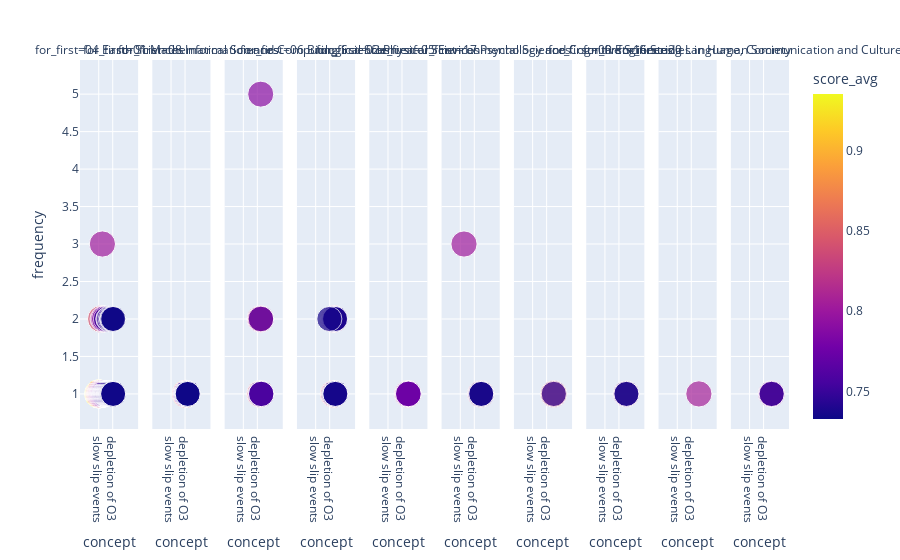

The notebook cell this image was saved under:
### Markdown cell above
PS if you don't have too many categories, try using the `facet_col` option to see results side-to-side

### Code cell
px.scatter(filtered_concepts, 
           x="concept", 
           y="frequency", 
           facet_col="for_first",
           height=600,
           color="score_avg", 
           size="score_avg")

### Figure 1 — Plotly figure (JSON) as saved in the notebook; plotly's stock layout.template omitted (floating-point values rounded to 4 significant figures; data arrays with more than 128 entries replaced by an {"elided": "..."} marker saying what was removed)
{"data": [{"hovertemplate": "for_first=04 Earth Sciences<br>concept=%{x}<br>frequency=%{y}<br>score_avg=%{marker.color}<extra></extra>", "legendgroup": "", "marker": {"color": {"elided": "131 float values"}, "coloraxis": "coloraxis", "size": {"elided": "131 float values"}, "sizemode": "area", "sizeref": 0.002338, "symbol": "circle"}, "mode": "markers", "name": "", "orientation": "v", "showlegend": false, "type": "scatter", "x": {"elided": "131 str values"}, "xaxis": "x", "y": {"elided": "131 int values"}, "yaxis": "y"}, {"hovertemplate": "for_first=01 Mathematical Sciences<br>concept=%{x}<br>frequency=%{y}<br>score_avg=%{marker.color}<extra></extra>", "legendgroup": "", "marker": {"color": [0.889, 0.857, 0.847, 0.843, 0.812, 0.802, 0.791, 0.786, 0.784, 0.776, 0.763, 0.763, 0.76, 0.749, 0.747, 0.738, 0.737, 0.735, 0.733], "coloraxis": "coloraxis", "size": [0.889, 0.857, 0.847, 0.843, 0.812, 0.802, 0.791, 0.786, 0.784, 0.776, 0.763, 0.763, 0.76, 0.749, 0.747, 0.738, 0.737, 0.735, 0.733], "sizemode": "area", "sizeref": 0.002338, "symbol": "circle"}, "mode": "markers", "name": "", "orientation": "v", "showlegend": false, "type": "scatter", "x": ["evolution of galaxies", "complex reflection groups", "active galactic nuclei", "supermassive black holes", "high-performance computing", "black holes", "reflection groups", "galactic nuclei", "galaxy clusters", "Orlik–Solomon algebra", "symmetric group", "software infrastructure", "differential geometry", "microlocal analysis", "future high-precision experiments", "matter science", "Coxeter groups", "chemical evolution modelling", "cluster spiral galaxies"], "xaxis": "x2", "y": [1, 1, 1, 1, 1, 1, 1, 1, 1, 1, 1, 1, 1, 1, 1, 1, 1, 1, 1], "yaxis": "y2"}, {"hovertemplate": "for_first=08 Information and Computing Sciences<br>concept=%{x}<br>frequency=%{y}<br>score_avg=%{marker.color}<extra></extra>", "legendgroup": "", "marker": {"color": [0.857, 0.827, 0.823, 0.821, 0.815, 0.792, 0.764, 0.762, 0.76, 0.759, 0.757], "coloraxis": "coloraxis", "size": [0.857, 0.827, 0.823, 0.821, 0.815, 0.792, 0.764, 0.762, 0.76, 0.759, 0.757], "sizemode": "area", "sizeref": 0.002338, "symbol": "circle"}, "mode": "markers", "name": "", "orientation": "v", "showlegend": false, "type": "scatter", "x": ["multiparty session types", "cyber-physical systems", "protocol description language", "high-end computing", "large-scale networking", "information technology research", "assurance methodology", "big data", "distributed system", "assertion language", "description language"], "xaxis": "x3", "y": [1, 2, 1, 2, 2, 5, 1, 2, 1, 1, 1], "yaxis": "y3"}, {"hovertemplate": "for_first=06 Biological Sciences<br>concept=%{x}<br>frequency=%{y}<br>score_avg=%{marker.color}<extra></extra>", "legendgroup": "", "marker": {"color": [0.854, 0.848, 0.848, 0.802, 0.793, 0.79, 0.779, 0.754, 0.75, 0.743, 0.743, 0.741, 0.738, 0.737, 0.737, 0.736, 0.736], "coloraxis": "coloraxis", "size": [0.854, 0.848, 0.848, 0.802, 0.793, 0.79, 0.779, 0.754, 0.75, 0.743, 0.743, 0.741, 0.738, 0.737, 0.737, 0.736, 0.736], "sizemode": "area", "sizeref": 0.002338, "symbol": "circle"}, "mode": "markers", "name": "", "orientation": "v", "showlegend": false, "type": "scatter", "x": ["ecosystem model", "meiofaunal biodiversity", "Western Channel Observatory", "estuarine ecosystems", "meiofaunal communities", "gene models", "wild populations", "biodiversity-ecosystem functioning", "faunal species richness", "important estuarine species", "natural populations", "sustainable management strategies", "hydrodynamic-ecosystem model", "global human activities", "marine environment", "genome sequence", "global environment change"], "xaxis": "x4", "y": [1, 2, 1, 2, 2, 1, 1, 2, 2, 2, 1, 1, 1, 2, 2, 1, 1], "yaxis": "y4"}, {"hovertemplate": "for_first=02 Physical Sciences<br>concept=%{x}<br>frequency=%{y}<br>score_avg=%{marker.color}<extra></extra>", "legendgroup": "", "marker": {"color": [0.848, 0.826, 0.788, 0.782, 0.782, 0.773], "coloraxis": "coloraxis", "size": [0.848, 0.826, 0.788, 0.782, 0.782, 0.773], "sizemode": "area", "sizeref": 0.002338, "symbol": "circle"}, "mode": "markers", "name": "", "orientation": "v", "showlegend": false, "type": "scatter", "x": ["stellar surface inhomogeneities", "host star", "magnetic field", "stellar surface", "stellar lines", "dynamical history"], "xaxis": "x5", "y": [1, 1, 1, 1, 1, 1], "yaxis": "y5"}, {"hovertemplate": "for_first=05 Environmental Sciences<br>concept=%{x}<br>frequency=%{y}<br>score_avg=%{marker.color}<extra></extra>", "legendgroup": "", "marker": {"color": [0.847, 0.803, 0.801, 0.755, 0.735, 0.735], "coloraxis": "coloraxis", "size": [0.847, 0.803, 0.801, 0.755, 0.735, 0.735], "sizemode": "area", "sizeref": 0.002338, "symbol": "circle"}, "mode": "markers", "name": "", "orientation": "v", "showlegend": false, "type": "scatter", "x": ["ocean acidification", "sea level rise", "ocean chemistry", "different CO2 emission scenarios", "effects of OA", "CO2 emission scenarios"], "xaxis": "x6", "y": [1, 3, 1, 1, 1, 1], "yaxis": "y6"}, {"hovertemplate": "for_first=17 Psychology and Cognitive Sciences<br>concept=%{x}<br>frequency=%{y}<br>score_avg=%{marker.color}<extra></extra>", "legendgroup": "", "marker": {"color": [0.841, 0.744], "coloraxis": "coloraxis", "size": [0.841, 0.744], "sizemode": "area", "sizeref": 0.002338, "symbol": "circle"}, "mode": "markers", "name": "", "orientation": "v", "showlegend": false, "type": "scatter", "x": ["cognitive control", "cognitive robotics research"], "xaxis": "x7", "y": [1, 1], "yaxis": "y7"}, {"hovertemplate": "for_first=09 Engineering<br>concept=%{x}<br>frequency=%{y}<br>score_avg=%{marker.color}<extra></extra>", "legendgroup": "", "marker": {"color": [0.819, 0.746, 0.735], "coloraxis": "coloraxis", "size": [0.819, 0.746, 0.735], "sizemode": "area", "sizeref": 0.002338, "symbol": "circle"}, "mode": "markers", "name": "", "orientation": "v", "showlegend": false, "type": "scatter", "x": ["Brillouin optical time domain reflectometer", "fiber optic technology", "optics technology"], "xaxis": "x8", "y": [1, 1, 1], "yaxis": "y8"}, {"hovertemplate": "for_first=16 Studies in Human Society<br>concept=%{x}<br>frequency=%{y}<br>score_avg=%{marker.color}<extra></extra>", "legendgroup": "", "marker": {"color": [0.807], "coloraxis": "coloraxis", "size": [0.807], "sizemode": "area", "sizeref": 0.002338, "symbol": "circle"}, "mode": "markers", "name": "", "orientation": "v", "showlegend": false, "type": "scatter", "x": ["forensic science research"], "xaxis": "x9", "y": [1], "yaxis": "y9"}, {"hovertemplate": "for_first=20 Language, Communication and Culture<br>concept=%{x}<br>frequency=%{y}<br>score_avg=%{marker.color}<extra></extra>", "legendgroup": "", "marker": {"color": [0.806, 0.805, 0.781, 0.745], "coloraxis": "coloraxis", "size": [0.806, 0.805, 0.781, 0.745], "sizemode": "area", "sizeref": 0.002338, "symbol": "circle"}, "mode": "markers", "name": "", "orientation": "v", "showlegend": false, "type": "scatter", "x": ["verbal text", "book illustrations", "nineteenth century", "long nineteenth century"], "xaxis": "x10", "y": [1, 1, 1, 1], "yaxis": "y10"}], "layout": {"annotations": [{"font": {}, "showarrow": false, "text": "for_first=04 Earth Sciences", "x": 0.041, "xanchor": "center", "xref": "paper", "y": 1, "yanchor": "bottom", "yref": "paper"}, {"font": {}, "showarrow": false, "text": "for_first=01 Mathematical Sciences", "x": 0.143, "xanchor": "center", "xref": "paper", "y": 1, "yanchor": "bottom", "yref": "paper"}, {"font": {}, "showarrow": false, "text": "for_first=08 Information and Computing Sciences", "x": 0.245, "xanchor": "center", "xref": "paper", "y": 1, "yanchor": "bottom", "yref": "paper"}, {"font": {}, "showarrow": false, "text": "for_first=06 Biological Sciences", "x": 0.347, "xanchor": "center", "xref": "paper", "y": 1, "yanchor": "bottom", "yref": "paper"}, {"font": {}, "showarrow": false, "text": "for_first=02 Physical Sciences", "x": 0.449, "xanchor": "center", "xref": "paper", "y": 1, "yanchor": "bottom", "yref": "paper"}, {"font": {}, "showarrow": false, "text": "for_first=05 Environmental Sciences", "x": 0.551, "xanchor": "center", "xref": "paper", "y": 1, "yanchor": "bottom", "yref": "paper"}, {"font": {}, "showarrow": false, "text": "for_first=17 Psychology and Cognitive Sciences", "x": 0.653, "xanchor": "center", "xref": "paper", "y": 1, "yanchor": "bottom", "yref": "paper"}, {"font": {}, "showarrow": false, "text": "for_first=09 Engineering", "x": 0.755, "xanchor": "center", "xref": "paper", "y": 1, "yanchor": "bottom", "yref": "paper"}, {"font": {}, "showarrow": false, "text": "for_first=16 Studies in Human Society", "x": 0.857, "xanchor": "center", "xref": "paper", "y": 1, "yanchor": "bottom", "yref": "paper"}, {"font": {}, "showarrow": false, "text": "for_first=20 Language, Communication and Culture", "x": 0.959, "xanchor": "center", "xref": "paper", "y": 1, "yanchor": "bottom", "yref": "paper"}], "autosize": true, "coloraxis": {"colorbar": {"title": {"text": "score_avg"}}, "colorscale": [[0, "#0d0887"], [0.1111, "#46039f"], [0.2222, "#7201a8"], [0.3333, "#9c179e"], [0.4444, "#bd3786"], [0.5556, "#d8576b"], [0.6667, "#ed7953"], [0.7778, "#fb9f3a"], [0.8889, "#fdca26"], [1, "#f0f921"]]}, "legend": {"itemsizing": "constant", "tracegroupgap": 0}, "margin": {"t": 60}, "xaxis": {"anchor": "y", "autorange": true, "domain": [0, 0.082], "range": [-83.83, 274.2], "title": {"text": "concept"}, "type": "category"}, "xaxis10": {"anchor": "y10", "autorange": true, "domain": [0.918, 1], "matches": "x", "range": [-83.83, 274.2], "title": {"text": "concept"}, "type": "category"}, "xaxis2": {"anchor": "y2", "autorange": true, "domain": [0.102, 0.184], "matches": "x", "range": [-83.83, 274.2], "title": {"text": "concept"}, "type": "category"}, "xaxis3": {"anchor": "y3", "autorange": true, "domain": [0.204, 0.286], "matches": "x", "range": [-83.83, 274.2], "title": {"text": "concept"}, "type": "category"}, "xaxis4": {"anchor": "y4", "autorange": true, "domain": [0.306, 0.388], "matches": "x", "range": [-83.83, 274.2], "title": {"text": "concept"}, "type": "category"}, "xaxis5": {"anchor": "y5", "autorange": true, "domain": [0.408, 0.49], "matches": "x", "range": [-83.83, 274.2], "title": {"text": "concept"}, "type": "category"}, "xaxis6": {"anchor": "y6", "autorange": true, "domain": [0.51, 0.592], "matches": "x", "range": [-83.83, 274.2], "title": {"text": "concept"}, "type": "category"}, "xaxis7": {"anchor": "y7", "autorange": true, "domain": [0.612, 0.694], "matches": "x", "range": [-83.83, 274.2], "title": {"text": "concept"}, "type": "category"}, "xaxis8": {"anchor": "y8", "autorange": true, "domain": [0.714, 0.796], "matches": "x", "range": [-83.83, 274.2], "title": {"text": "concept"}, "type": "category"}, "xaxis9": {"anchor": "y9", "autorange": true, "domain": [0.816, 0.898], "matches": "x", "range": [-83.83, 274.2], "title": {"text": "concept"}, "type": "category"}, "yaxis": {"anchor": "x", "autorange": true, "domain": [0, 1], "range": [0.4942, 5.485], "title": {"text": "frequency"}, "type": "linear"}, "yaxis10": {"anchor": "x10", "autorange": true, "domain": [0, 1], "matches": "y", "range": [0.4942, 5.485], "showticklabels": false, "type": "linear"}, "yaxis2": {"anchor": "x2", "autorange": true, "domain": [0, 1], "matches": "y", "range": [0.4942, 5.485], "showticklabels": false, "type": "linear"}, "yaxis3": {"anchor": "x3", "autorange": true, "domain": [0, 1], "matches": "y", "range": [0.4942, 5.485], "showticklabels": false, "type": "linear"}, "yaxis4": {"anchor": "x4", "autorange": true, "domain": [0, 1], "matches": "y", "range": [0.4942, 5.485], "showticklabels": false, "type": "linear"}, "yaxis5": {"anchor": "x5", "autorange": true, "domain": [0, 1], "matches": "y", "range": [0.4942, 5.485], "showticklabels": false, "type": "linear"}, "yaxis6": {"anchor": "x6", "autorange": true, "domain": [0, 1], "matches": "y", "range": [0.4942, 5.485], "showticklabels": false, "type": "linear"}, "yaxis7": {"anchor": "x7", "autorange": true, "domain": [0, 1], "matches": "y", "range": [0.4942, 5.485], "showticklabels": false, "type": "linear"}, "yaxis8": {"anchor": "x8", "autorange": true, "domain": [0, 1], "matches": "y", "range": [0.4942, 5.485], "showticklabels": false, "type": "linear"}, "yaxis9": {"anchor": "x9", "autorange": true, "domain": [0, 1], "matches": "y", "range": [0.4942, 5.485], "showticklabels": false, "type": "linear"}}}
